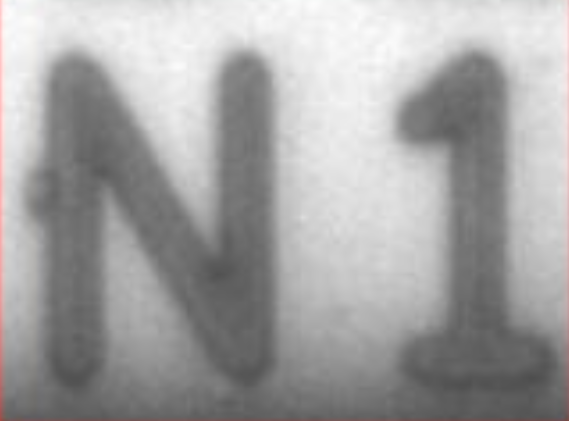
#> input picture src6/stack.png, 570 x 421 px
$ python teste.py
#> lines starting #> are read from the running program, lines starting #| are printed output that depends on the picture; after the words box and inside, x2 and y2 are one past the last pixel; in counts of white or black regions, pixels touching at a corner belong together
import cv2
import numpy as np
from scipy import ndimage

img = cv2.imread('./stack.png',0)
#> img: shape (421, 570); min 78, max 255, mean 164.2


blur = cv2.GaussianBlur(img, (7,7), 0)

brightness = 50
contrast = 180
blur = np.int16(blur)
blur = blur * (contrast/127+1) - contrast + brightness
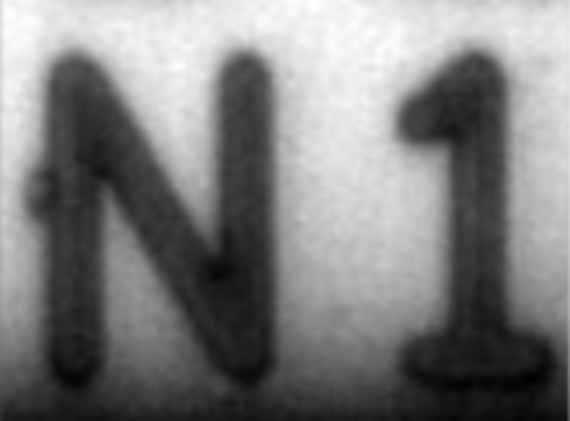
#> blur: shape (421, 570) float64; min 58.55, max 476.7, mean 266.9; drawn with min black and max white
blur = np.clip(blur, 0, 255)
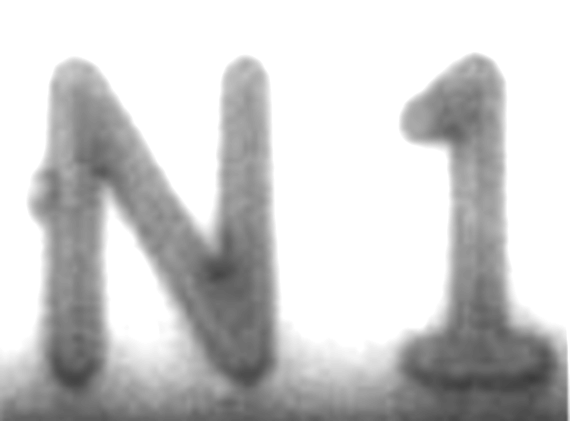
#> blur: shape (421, 570) float64; min 58.55, max 255, mean 205
blur = np.uint8(blur)

# [5 lines of commented-out code are left out]

ret,thresh3 = cv2.threshold(blur,140,255,cv2.THRESH_BINARY+cv2.THRESH_OTSU)
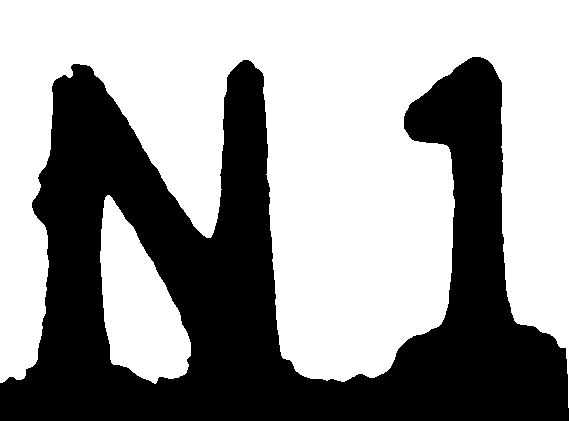
#> thresh3: shape (421, 570); 59.9% white; 1 black region, box (x1, y1, x2, y2) and area: (0, 57, 569, 421) 96204
#> ret = 193

image = np.hstack([img,blur,thresh3])
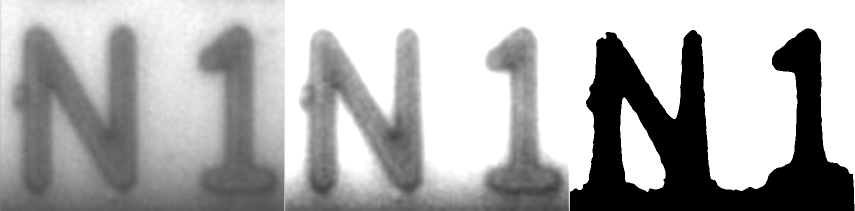
#> image: shape (421, 1710) (shown at 1/2 size); min 0, max 255, mean 173.9


cv2.imshow("teste",image)
cv2.waitKey(0)

$ run again, with src6/56.png copied over src6/stack.png
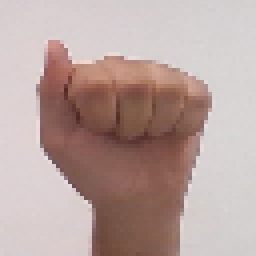
#> input picture src6/56.png, 64 x 64 px (shown 4 times larger)
#> `ret,thresh3 = cv2.threshold(blur,140,255,cv2.THRESH_BINARY+cv2.THRESH_..`:
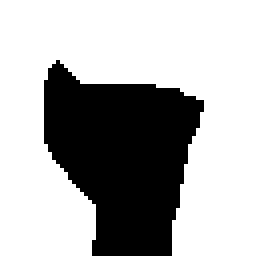
#> thresh3: shape (64, 64) (shown 4 times larger); 68.6% white; 1 black region, box (x1, y1, x2, y2) and area: (11, 15, 51, 64) 1286
#> ret = 181
#> `image = np.hstack([img,blur,thresh3])`:
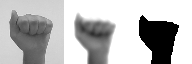
#> image: shape (64, 192); min 0, max 255, mean 184.2

$ run again, with src6/B.png copied over src6/stack.png
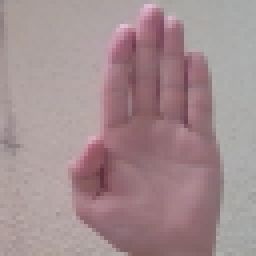
#> input picture src6/B.png, 64 x 64 px (shown 4 times larger)
#> `ret,thresh3 = cv2.threshold(blur,140,255,cv2.THRESH_BINARY+cv2.THRESH_..`:
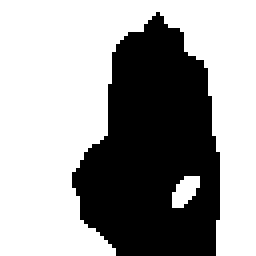
#> thresh3: shape (64, 64) (shown 4 times larger); 61.9% white; 1 black region, box (x1, y1, x2, y2) and area: (18, 3, 55, 64) 1560
#> ret = 206
#> `image = np.hstack([img,blur,thresh3])`:
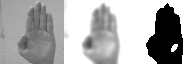
#> image: shape (64, 192); min 0, max 255, mean 174.2
